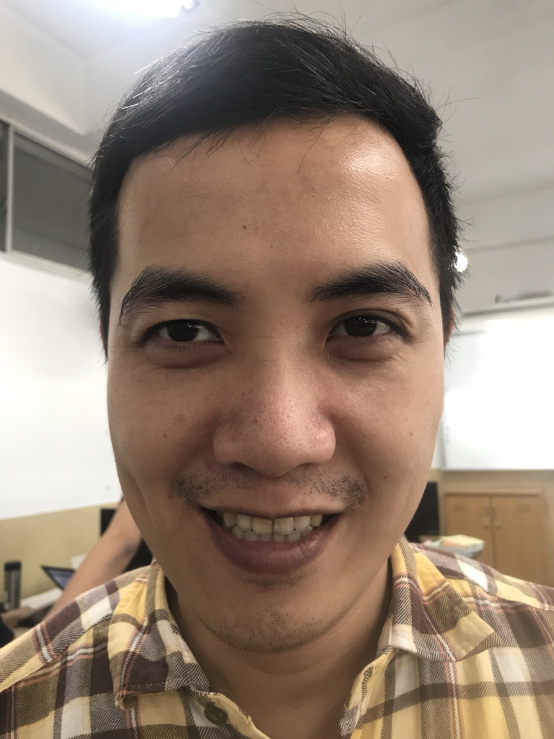
#> input picture raw/raspberry.jpg, 1108 x 1478 px (shown at 1/2 size); its folder holds only this picture in this run
$ python rasp.py   (older library calls are emulated)
#> lines starting #> are read from the running program, lines starting #| are printed output that depends on the picture
from os import listdir
from os.path import join
from PIL import Image
from time import strftime
import pickle
import imutils
import cv2
import base64
from pymongo import MongoClient

path1 = "raw"
path2 = "resize"
path3 = "schannel"
path4 = "acne"

face_cascade = cv2.CascadeClassifier('haarcascade_frontalface_alt.xml')

files = listdir(path1)
files.sort()

for f in files:
    file_path1 = join(path1, f)
    file_path2 = join(path2, f)

    img = cv2.imread(file_path1)
#> img is the input picture: shape (1478, 1108, 3); mean B, G, R 115.6, 131.4, 150.2
    gray = cv2.cvtColor(img, cv2.COLOR_BGR2GRAY)
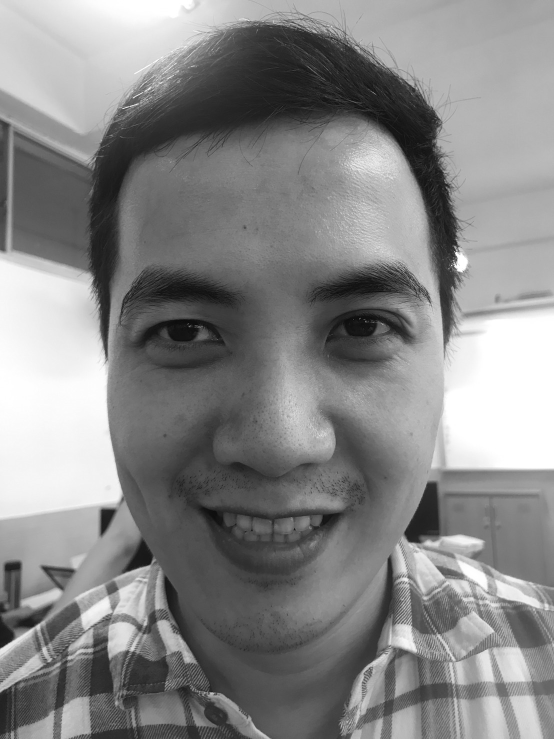
#> gray: shape (1478, 1108) (shown at 1/2 size); min 0, max 255, mean 135.2
    faces = face_cascade.detectMultiScale(gray, scaleFactor = 1.16, minNeighbors = 5, minSize = (25,25))
#> faces = [[118, 320, 883, 883]]
    for (x, y, w, h) in faces:
        roi_color = img[y : y + h, x : x + w]
#> this loop made 1 pass
#> pass 1, `roi_color = img[y : y + h, x : x + w]`:
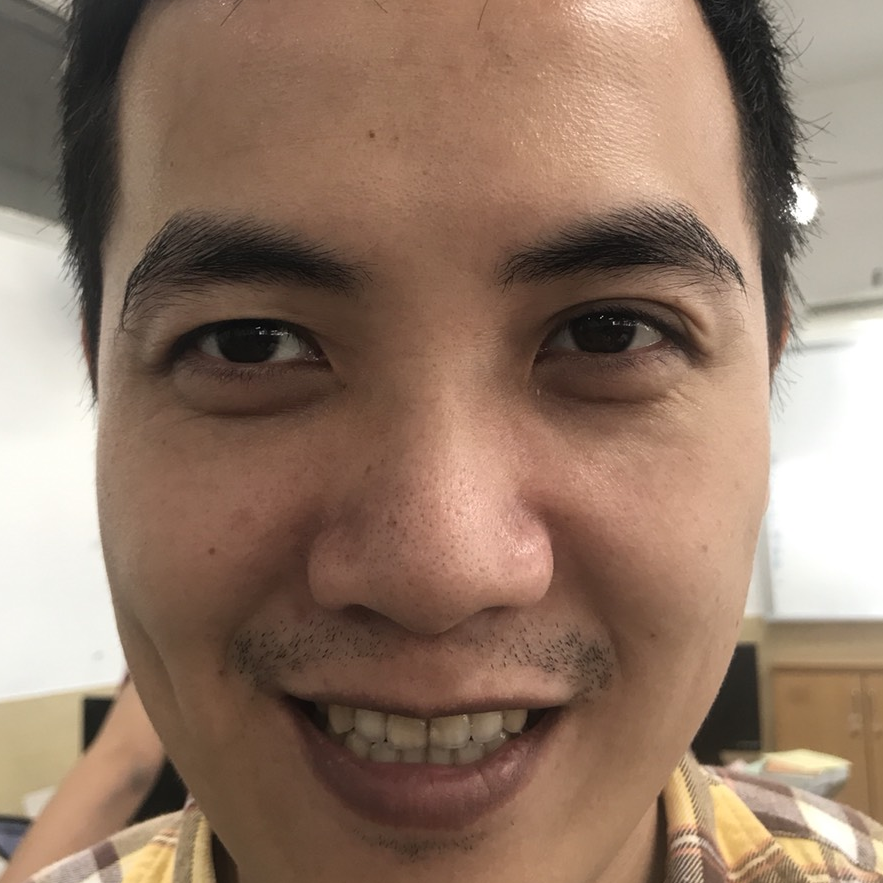
#> roi_color: shape (883, 883, 3); mean B, G, R 102.5, 119.9, 145.8

    cut_img = img[y : y + h, x : x + w]
    resize_img = cv2.resize(cut_img, (300,300), interpolation = cv2.INTER_AREA)
    cv2.imwrite(file_path2, resize_img)

#please check pictures in resize folder

for x in files:
    file_path2 = join(path2, x)
    file_path3 = join(path3, x)
    hsv_img = cv2.imread(file_path2)
    hsv_img = cv2.cvtColor(hsv_img, cv2.COLOR_BGR2HSV)
#> hsv_img: shape (300, 300, 3); mean H, S, V 14.4, 82.1, 145.8
    cv2.imwrite(file_path3, hsv_img[:,:,1])
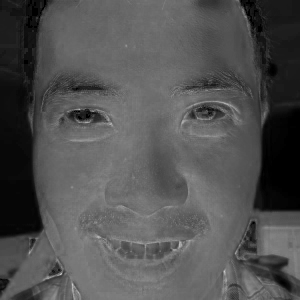
#> saved as raspberry.jpg: shape (300, 300); min 0, max 204, mean 82.1

for z in files:
    file_path2 = join(path2, z)
    file_path4 = join(path4, z)
    img = Image.open(file_path2)
#> img: PIL image 300x300 RGB
    width = img.size[0]
#> width = 300
    height = img.size[1]
#> height = 300

    leftCheek = ( width / 6, height / 2, width / 3, height / 3 * 2)
#> leftCheek = (50, 150, 100, 200)
    cropped_img = img.crop(leftCheek)
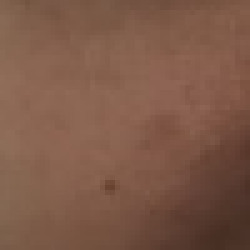
#> cropped_img: PIL image 50x50 RGB (shown 5 times larger); mean R, G, B 125.4, 89.1, 71.7

    rightCheek = ( width / 3 * 2, height / 2, width / 6 * 5, height / 3 * 2)
#> rightCheek = (200, 150, 250, 200)
    cropped_img2 = img.crop(rightCheek)
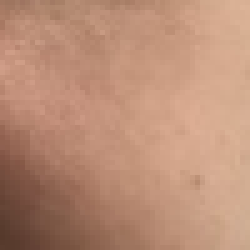
#> cropped_img2: PIL image 50x50 RGB (shown 5 times larger); mean R, G, B 186.5, 141.9, 118.3
    #Reserved picture
    toImage = Image.new('RGB', (100, 50))
#> toImage: PIL image 100x50 RGB; every value is 0
    #Paste two pictures
    toImage.paste(cropped_img, (0, 0))
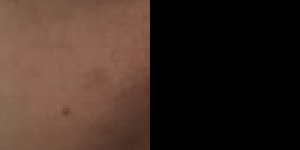
#> toImage: PIL image 100x50 RGB (shown 3 times larger); mean R, G, B 62.7, 44.5, 35.8
    toImage.paste(cropped_img2, (50, 0))
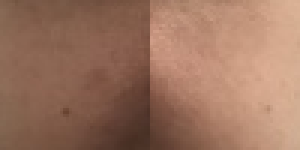
#> toImage: PIL image 100x50 RGB (shown 3 times larger); mean R, G, B 155.9, 115.5, 95
    toImage.save(file_path4)

# resize the image to a fixed size, then flatten the image into
# a list of raw pixel intensities
def image_to_feature_vector(image, size = (100, 50)):
    return cv2.resize(image, size).flatten()

def extract_color_histogram(image, bins = (8, 8, 8)):
    # extract a 3D color histogram from the HSV color space using
    # the supplied number of `bins` per channel
    hsv = cv2.cvtColor(image, cv2.COLOR_BGR2HSV)
    hist = cv2.calcHist([hsv], [0, 1, 2], None, bins, [0, 180, 0, 256, 0, 256])

    # handle normalizing the histogram if we are using OpenCV 2.4.X
    if imutils.is_cv2():
        hist = cv2.normalize(hist)

    # otherwise, perform "in place" normalization in OpenCV 3 (I
    # personally hate the way this is done
    else:
        cv2.normalize(hist, hist)

    # return the flattened histogram as the feature vector
    return hist.flatten()

#> (the run stopped early here; a loop or call above may not have finished)
